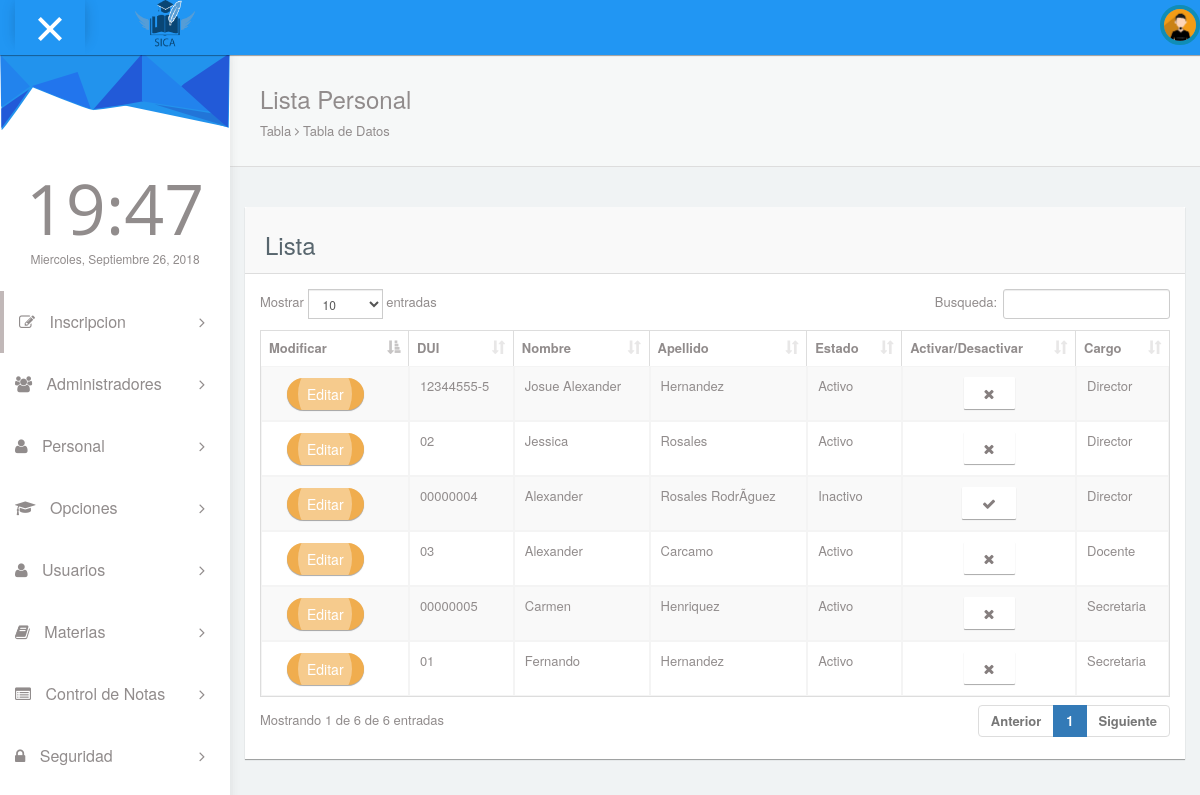
The page /pages/listapersonal.php on the database as committed earlier.
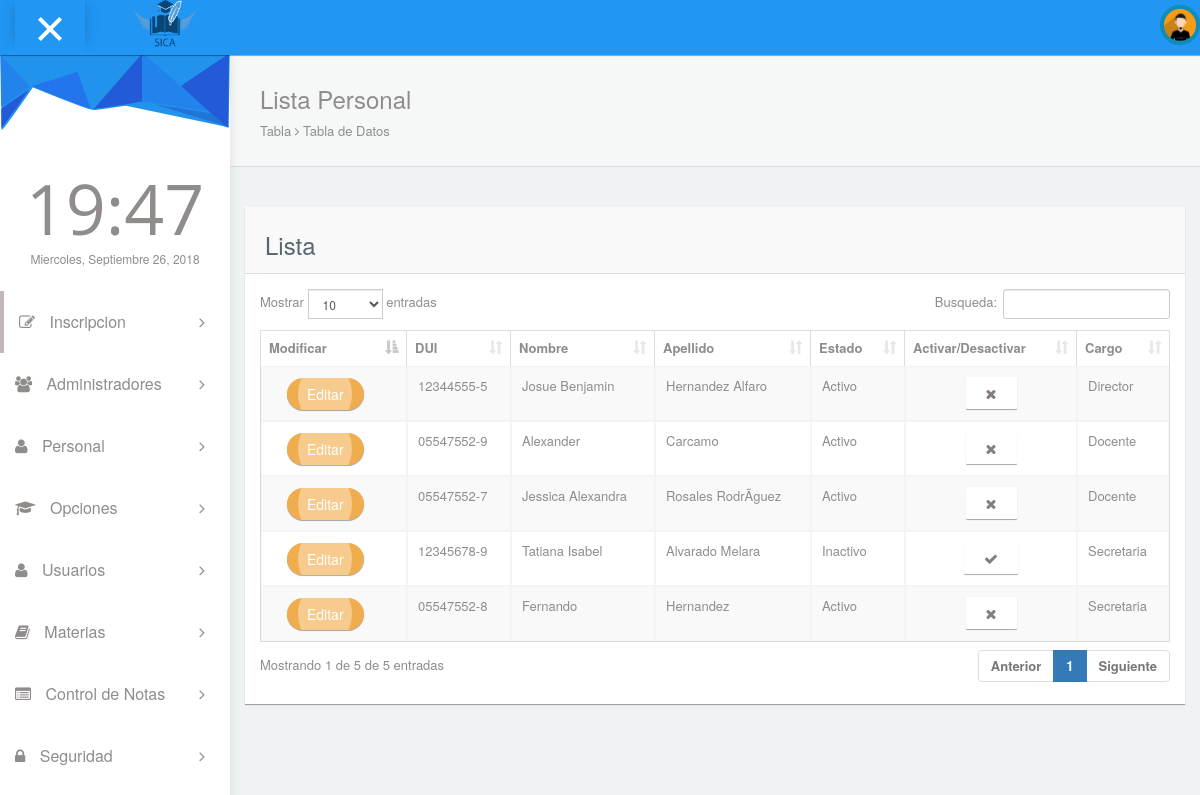
The same page on the database as committed later.
### tables this page shows
CREATE TABLE `tpersonal` (
  `eid_personal` int(11) NOT NULL,
  `cdui` varchar(10) NOT NULL,
  `cnombre` varchar(50) NOT NULL,
  `capellido` varchar(50) NOT NULL,
  `ctelefono` varchar(10) NOT NULL,
  `ccorreo` varchar(200) NOT NULL,
  `cdireccion` varchar(200) NOT NULL,
  `ffechanacimiento` date NOT NULL,
  `iestado` int(11) NOT NULL,
  `isexo` int(11) NOT NULL,
  `efk_idcargo` int(11) NOT NULL
);

CREATE TABLE `tcargos` (
  `eid_cargo` int(11) NOT NULL,
  `ccargo` varchar(50) NOT NULL
);

### pages/listapersonal.php (the view, shortened to what this page needs)
<!DOCTYPE html>
<html lang="en">
<head>
  <link rel="stylesheet" type="text/css" href="../asset/css/bootstrap.min.css">
  <link rel="stylesheet" type="text/css" href="../asset/css/plugins/font-awesome.min.css"/>
  <link rel="stylesheet" type="text/css" href="../asset/css/plugins/datatables.bootstrap.min.css"/>
  <link rel="stylesheet" type="text/css" href="../asset/css/plugins/animate.min.css"/>
  <link href="../asset/css/style.css" rel="stylesheet">
</head>
<body id="mimin" class="dashboard">
      <?php include "header.php"?>
      <div class="container-fluid mimin-wrapper">
<?php include "menu.php";?>
            <div id="content">
               <div class="panel box-shadow-none content-header">
                  <div class="panel-body">
                    <div class="col-md-12">
                        <h3 class="animated fadeInLeft">Lista Personal</h3>
                        <p class="animated fadeInDown">
                          Tabla <span class="fa-angle-right fa"></span> Tabla de Datos
                        </p>
                    </div>
                  </div>
              </div>
              <form id="turismo" name="turismo" action="" method="post">
              <div class="col-md-12 top-20 padding-0">
                <div class="col-md-12">
                  <div class="panel">
                    <div class="panel-heading"><h3>Lista</h3></div>
                    <div class="panel-body">
                      <div class="responsive-table">
                      <table id="datatables-example" class="table table-striped table-bordered" width="100%" cellspacing="0">
                      <thead>
                        <tr>
                          <th>Modificar</th>
                          <th>DUI</th>
                          <th>Nombre</th>
                          <th>Apellido</th>
                          <th>Estado</th>
                          <th>Activar/Desactivar</th>
                          <th>Cargo</th>
                        </tr>
                      </thead>
                      <tbody>
                      <?php
include "../config/conexion.php";
$result = $conexion->query("select eid_personal,tpersonal.cdui as dui,tpersonal.cnombre as nombre,tpersonal.capellido as apellido,tpersonal.iestado as estado,tcargos.ccargo as cargo from tpersonal,tcargos where tpersonal.efk_idcargo=tcargos.eid_cargo order by cargo");
if ($result) {
    while ($fila = $result->fetch_object()) {
        echo "<tr>";
        echo "<td>
          <div class='col-md-2' style='margin-top:1px'>
            <button class='btn ripple-infinite btn-round btn-warning' onclick='modify(" . $fila->eid_personal. ")';>
            <div>
              <span>Editar</span>
            </div>
            </button>
            </div>
        </td>";
        echo "<td>" . $fila->dui . "</td>";
        echo "<td>" . $fila->nombre . "</td>";
        echo "<td>" . $fila->apellido . "</td>";
        if ($fila->estado==1) {
          echo "<td>Activo</td>";
          echo "<td style='text-align:center;'><button align='center' type='button' class='btn btn-default' onclick=confirmar(" . $fila->eid_personal . ",1);><i class='fa fa-remove'></i>
             </button></td>";
       }else
       {
          echo "<td>Inactivo</td>";
          echo "<td style='text-align:center;'><button align='center' type='button' class='btn btn-default' onclick=confirmar(" . $fila->eid_personal . ",2);><i class='fa fa-check'></i>
             </button></td>";
       }
        echo "<td>" . $fila->cargo . "</td>";
        echo "</tr>";
    }
}
?>
                      </tbody>
                        </table>
                      </div>
                  </div>
                </div>
              </div>
              </div>
              </form>
            </div>
      </div>
</body>
</html>

Rows that differ between the two databases and show on the page:
removed tpersonal: cdui "02", cnombre "Jessica", capellido "Rosales", efk_idcargo.ccargo "Director"
removed tpersonal: cdui "00000004", cnombre "Alexander", capellido "Rosales RodrÃ­guez", efk_idcargo.ccargo "Director"
removed tpersonal: cdui "00000005", cnombre "Carmen", capellido "Henriquez", efk_idcargo.ccargo "Secretaria"
changed tpersonal "Director": cnombre "Josue Alexander" → "Josue Benjamin"; capellido "Hernandez" → "Hernandez Alfaro"
changed tpersonal "Alexander": cdui "03" → "05547552-9"
added tpersonal: cdui "05547552-7", cnombre "Jessica Alexandra", capellido "Rosales RodrÃ­guez", efk_idcargo.ccargo "Docente"
added tpersonal: cdui "12345678-9", cnombre "Tatiana Isabel", capellido "Alvarado Melara", efk_idcargo.ccargo "Secretaria"
changed tpersonal "Fernando": cdui "01" → "05547552-8"
Other text that changed with them:
text written by a page script: "Mostrar entradas Busqueda: Mostrando 1 de 6 de 6 entradas Anterior 1 Siguiente" → "Mostrar entradas Busqueda: Mostrando 1 de 5 de 5 entradas Anterior 1 Siguiente"
